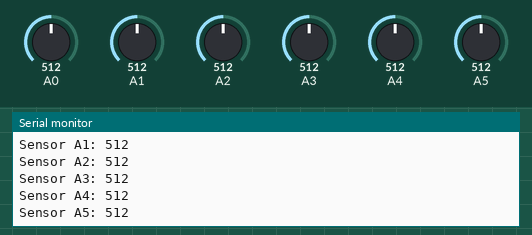
This sketch was run on a simulated Arduino Uno, built with avr-gcc and run on an emulated ATmega328P. Shown: the last lines printed to the serial monitor. The inputs (shaded band) are chosen by the test bench; at power-on: A4 = 512, A0 = 512, A1 = 512, A2 = 512, A3 = 512, A5 = 512.

Above: at 9.0 s.
9.1 s: A4 set to 407
At 10.0 s:
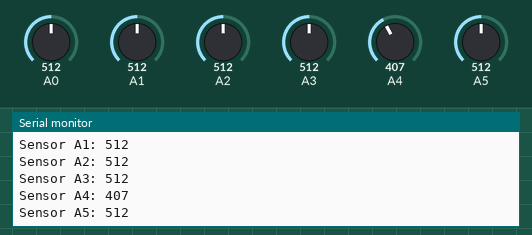
10.6 s: A4 set to 393
At 12.2 s:
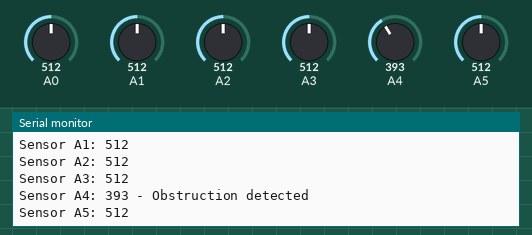
Timing chart, 0 to 13.1 s (numbered marks = the images above; inputs shaded):
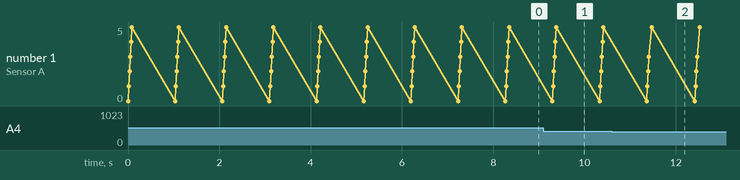

Measured:
- after the input at 9.1 s, the serial monitor: prints a new line after 0.26 s (image 1)
- after the input at 10.6 s, the serial monitor: prints a new line after 0.83 s (image 2)

The sketch:

IR_sensor_testing.ino
```cpp
void setup() {
  Serial.begin(9600);
}

void loop() {
  int sensorValues[6];
  sensorValues[0] = analogRead(A0);
  sensorValues[1] = analogRead(A1);
  sensorValues[2] = analogRead(A2);
  sensorValues[3] = analogRead(A3);
  sensorValues[4] = analogRead(A4);
  sensorValues[5] = analogRead(A5);

  Serial.print("Sensor A0: ");
  Serial.print(sensorValues[0]);
  if (sensorValues[0] < 400) {
    Serial.print(" - Obstruction detected");
  }
  Serial.println();

  Serial.print("Sensor A1: ");
  Serial.print(sensorValues[1]);
  if (sensorValues[1] < 400) {
    Serial.print(" - Obstruction detected");
  }
  Serial.println();

  Serial.print("Sensor A2: ");
  Serial.print(sensorValues[2]);
  if (sensorValues[2] < 400) {
    Serial.print(" - Obstruction detected");
  }
  Serial.println();

  Serial.print("Sensor A3: ");
  Serial.print(sensorValues[3]);
  if (sensorValues[3] < 400) {
    Serial.print(" - Obstruction detected");
  }
  Serial.println();

  Serial.print("Sensor A4: ");
  Serial.print(sensorValues[4]);
  if (sensorValues[4] < 400) {
    Serial.print(" - Obstruction detected");
  }
  Serial.println();

  Serial.print("Sensor A5: ");
  Serial.print(sensorValues[5]);
  if (sensorValues[5] < 400) {
    Serial.print(" - Obstruction detected");
  }
  Serial.println();

  delay(1000); // Wait for 1 second before reading again
}
```
